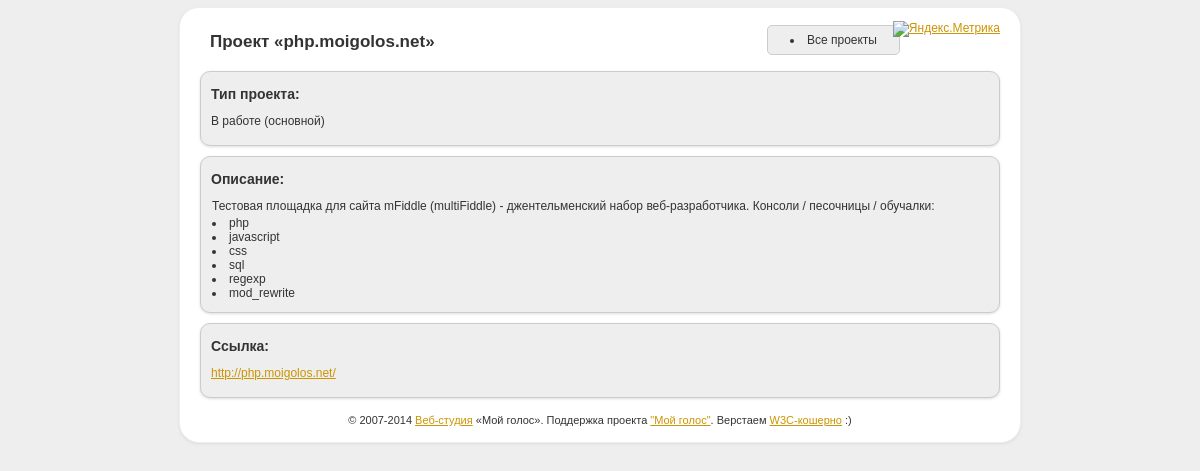
The app's page /allprojects/php.moigolos.net/ with its own data.
### tables this page shows
CREATE TABLE "projects_list" (
    'id' INTEGER PRIMARY KEY AUTOINCREMENT NOT NULL,
    'name' VARCHAR(32) NOT NULL UNIQUE,
    'desc' TEXT NOT NULL,
    'url' VARCHAR(64) NOT NULL,
    'type' INTEGER NOT NULL,
    'sort' INTEGER DEFAULT 100,'ts_added' DATE DEFAULT (datetime('now','localtime'))
, 'active' BOOLEAN NOT NULL DEFAULT 1);

CREATE TABLE "projects_type" ('id' INTEGER PRIMARY KEY AUTOINCREMENT NOT NULL,'name' VARCHAR(32) NOT NULL, 'sort' INTEGER DEFAULT 10, 'active' BOOLEAN NOT NULL DEFAULT 1);

### allprojects/detail.php (the view, shortened to what this page needs)
<?
if (!isset($_GET['project_name']))
{
    header('Location: /allprojects/');
}
else
{
    $sProjectName = trim($_GET['project_name'], '/');
}
require($_SERVER['DOCUMENT_ROOT'] . '/libs/global.lib.php');
require($_SERVER['DOCUMENT_ROOT'] . '/libs/template.lib.php');
$arProject = array();
try
{
    $dbFile = PROJECTS_DB_FILE_NAME;
    $dbLink = new PDO('sqlite:' . $dbFile);
    $dbLink->setAttribute(PDO::ATTR_ERRMODE, PDO::ERRMODE_EXCEPTION);
    $sQuery = "
        SELECT L.name AS name, L.desc AS desc, L.url AS url, T.name AS type
        FROM " . ALL_PROJECTS_LIST_TABLE_NAME . " AS L
        INNER JOIN " . ALL_PROJECTS_TYPE_TABLE_NAME . " AS T
        ON L.type = T.id
        WHERE L.name = '" . $sProjectName . "'
        LIMIT 1
    ";
    $dbStat = $dbLink->query($sQuery);
    $dbStat->setFetchMode(PDO::FETCH_ASSOC);
    $arProject = reset($dbStat->fetchAll());
}
catch (PDOException $e)
{
    file_put_contents(PDO_ERROR_LOG_NAME, $e->getMessage() . PHP_EOL, FILE_APPEND);
    $sMessage = $e->getMessage();
}
showHead(
    array(
        'TITLE' => 'Веб-студия «Мой голос» - Проект «' . $arProject['name'] . '»',
        'HEAD_CONTENT' => <<<HEREDOC
    <script type="text/javascript">
        $(document).ready(function () {
        });
    </script>
HEREDOC
    )
);
?>
<body>
    <div class="container">
        <div class="top-line">
            <h1>Проект «<?=$arProject['name']?>»</h1>
            <ul>
                <li>
                    <a href="/allprojects/">Все проекты</a>
                </li>
            </ul>
        </div>
        <div class="project-type">
            <h2>Тип проекта:</h2>
            <p>
                <?=$arProject['type']?>
            </p>
        </div>
        <div class="project-type">
            <h2>Описание:</h2>
            <div class="description-inner">
                <?=$arProject['desc']?>
            </div>
        </div>
        <div class="project-type">
            <h2>Ссылка:</h2>
            <p>
                <a href="<?=$arProject['url']?>"><?=$arProject['url']?></a>
            </p>
        </div>
        <? showBodyFooter(); ?>
    </div>
</body>
</html>

### libs/template.lib.php (shortened to what this page needs)
<?
function showHead($arParams = array())
{
?>
<!DOCTYPE HTML>
<html>
<head>
    <link href="/css/style.css" rel="stylesheet" type="text/css">
</head>
<?
}
function showBodyFooter()
{
?>
        <footer class="not-show-in-test">
            <div>
                <div class="copyrights centered">
                    <?
                        showGlobalProjectFooter();
                    ?>
                </div>
            </div>
            <div style="position: absolute; top: 13px; right: 20px;">
                <a href="https://metrika.yandex.ru/stat/?id=27041591&amp;from=informer" target="_blank" rel="nofollow"><img src="//bs.yandex.ru/informer/27041591/1_0_FFFFFFFF_EFEFEFFF_0_uniques" alt="Яндекс.Метрика" title="Яндекс.Метрика: данные за сегодня (уникальные посетители)" /></a>
            </div>
        </footer>
<?
}

### libs/global.lib.php (shortened to what this page needs)
<?
function getActualLink($bTypeFlag = true)
{
    if ($bTypeFlag)
    {
        return 'http://' . $_SERVER['SERVER_NAME'] . $_SERVER['REQUEST_URI'];
    }
    else
    {
        return ('http://' . $_SERVER['SERVER_NAME'] . dirname($_SERVER['SCRIPT_NAME'])) . ((dirname($_SERVER['SCRIPT_NAME']) == '/') ? '' : '/');
    }
}
function showGlobalProjectFooter()
{
?>
    <label class="global-project-date">&#169; 2007-<?=date('Y')?></label>
    <a class="global-project-wmglink" href="http://web.moigolos.net">Веб-студия</a>
    <label class="global-project-wmgname">«Мой голос».</label>
    <label class="global-project-support-pretext">Поддержка проекта</label>
    <a class="global-project-mglink" href="http://www.moigolos.net">"Мой голос"</a>.
    <label class="global-project-makeup-pretext">Верстаем</label>
    <a class="global-project-w3clink" href="http://validator.w3.org/check?uri=<? if (function_exists('getActualLink')) echo getActualLink(); ?>">W3C-кошерно</a>
    <label class="global-project-smile">:)</label>
<?
}

### css/style.css (style rules this page uses)
body { font-family: sans-serif; font-size: 12px; color: #333333; background-color: #eeeeee; margin: 7px 0 10px auto; }
a { color: #cc9400; }
h1 { font-size: 17px; margin: 10px 0px; }
h2 { font-size: 15px; margin: 9px 0px; }
ul { margin: 3px 0; padding: 0; list-style-position: inside; }
ul li { padding: 0; margin: 0; }
section, header, article, footer, nav { display: block; outline: 0px solid red; }
.copyrights { font-size: 11px; }
.copyrights a { font-size: 11px; }
.centered { text-align: center; }
.container { width: 800px; margin: 0 auto; padding: 10px 20px; background-color: #ffffff; border-radius: 20px; border: 1px solid #eeeeee; box-shadow: 0 1px 3px #dddddd; position: relative; font-size: 12px; }
.container footer { margin: 16px 0 6px; }
.project-type { margin: 10px auto; padding: 5px 10px; background-color: #eeeeee; border-radius: 10px; border: 1px solid #cccccc; box-shadow: 0 1px 3px #dddddd; position: relative; }
.project-type h2 { font-size: 14px; }
.project-type .description-inner { padding: 3px 1px 4px; }
.top-line { overflow: hidden; }
.top-line h1 { display: block; margin: 14px 10px 5px; float: left; }
.top-line ul { display: block; float: right; margin: 7px 100px 6px 0; padding: 7px 12px; list-style-position: inside; background-color: #eeeeee; border: 1px solid #cccccc; border-radius: 5px; }
.top-line ul li { float: left; margin: 0 10px; padding: 0; }
.top-line ul li a { color: #333333; text-decoration: none; }

### records on screen
projects_list: name "php.moigolos.net", projects_type.name "В работе (основной)", desc "Тестовая площадка для сайта mFiddle (multiFiddle) - джентельменский набор веб-разработчика. Консоли / песочницы / обучалки: php javascript css sql regexp mod_rewrite", url "http://php.moigolos.net/"
